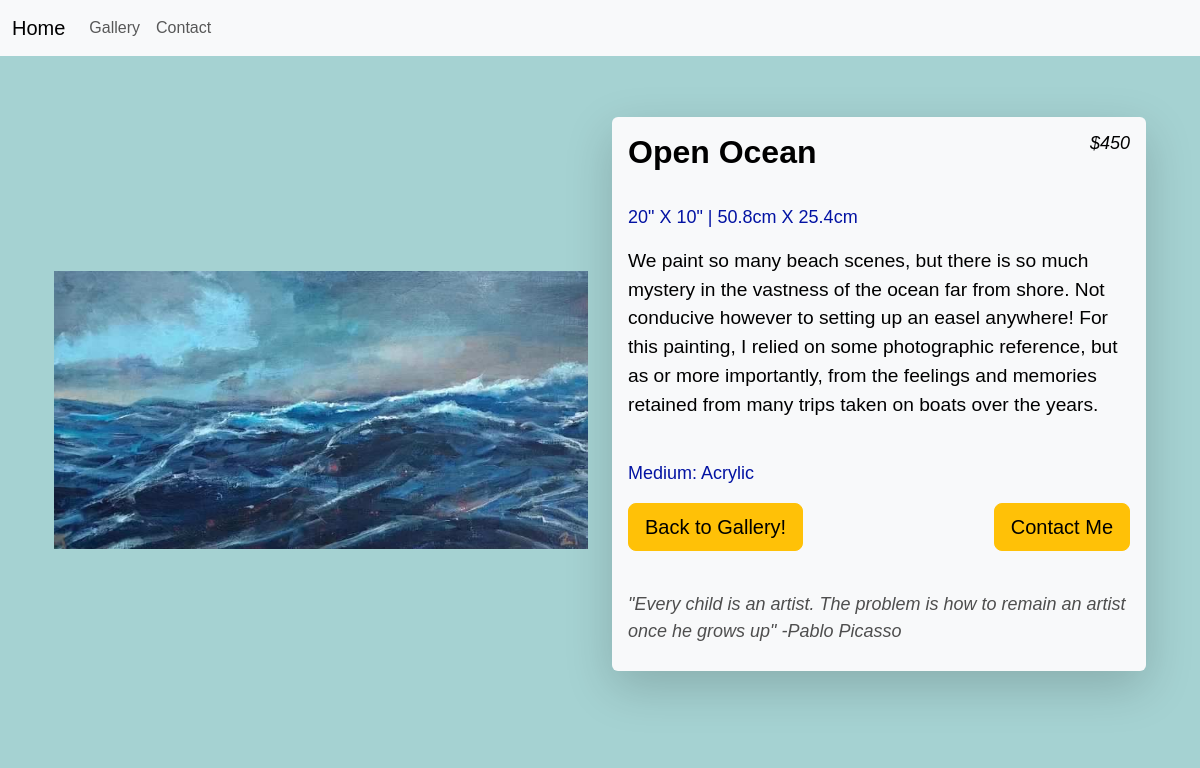
The app's page /gallery/Open Ocean/ with its own data.
### jimTheArtist/models.py (models this page shows, shortened)
class Painting(models.Model):
    title = models.CharField(max_length=100)
    description = models.TextField()
    medium = models.TextField()
    length = models.IntegerField()
    height = models.IntegerField()
    price = models.IntegerField()
    image = models.ImageField(upload_to='paintings/')

### jimTheArtist/views.py (the view)
# urls.py: path('gallery/<str:painting_name>/', views.painting, name='painting'),
def painting(request, painting_name):
    painting = get_object_or_404(Painting, title=painting_name)
    if painting.price == 0:
        painting.price = 'Sold'
    elif  painting.price < 0:
        painting.price = 'Not For Sale'
    else:
        painting.price = '${:,.0f}'.format(painting.price)
    length_cm = str(painting.length * 2.54) + 'cm'
    height_cm = str(painting.height * 2.54)  + 'cm'
    return render(request, 'painting.html', {'painting': painting,
                                             'quote': random.choice(quotes),
                                             'length_cm': length_cm,
                                             'height_cm': height_cm
                                             }
                                             )

### jimTheArtist/templates/painting.html (shortened to what this page needs)
{% extends 'base.html' %}
{% block content %}
<div class="container">
    <div class="row">
        <div class="col-md-6">
            <span class="d-block mb-3"><img class="full-screen-image w-100 painting_img" src="{{ painting.image.url }}"></span>
        </div>
        <div class="col-md-6 d-flex flex-column justify-content-center">
            <div class="shadow-lg p-3 mb-5 bg-body-tertiary rounded">
              <div class="mb-3">
                <h1 class="h2 mb-2 painting-title">{{ painting.title }} <span class="price-text h5"> {{ painting.price }}</span></h1>
                <br/>
                <p class="small size-text mb-3">{{ painting.length }}" X {{painting.height}}" | {{length_cm}} X {{height_cm}} </p>
                <p class="small painting-text">{{ painting.description }}</p>
                <br/>
                <p class="small medium-text mb-3">Medium: {{ painting.medium}} </p>
              </div>
              <div class="d-flex justify-content-between mb-3">
                <a href="{% url 'gallery' %}" class="btn btn-warning btn-lg mr-3">Back to Gallery!</a>
                <a href="{% url 'contact' %}" class="btn btn-warning btn-lg">Contact Me</a>
              </div>
              <br/>
              <p class="small mb-0 quote-text">{{ quote }}</p>
            </div>
          </div>
    </div>
</div>
{% endblock %}

### jimTheArtist/static/css/style.css (style rules this page uses)
body { background-color: rgba(141, 198, 198, 0.79); font-family:Arial, Helvetica, sans-serif; }
* { box-sizing: border-box; }

### jimTheArtist/static/css/painting.css (style rules this page uses)
.full-screen-image { height: calc(100vh - 140px); padding: 10px 0; width: auto; object-fit: scale-down; display: block; }
.col-md-6.d-flex { align-items: center; }
.price-text { font-size: 18px; font-style: italic; float: right; color: black; }
.painting-title { color: black; font-family: Arial, Helvetica, sans-serif; font-weight: bold; }
.painting-text { font-size: larger; color: black; }
.size-text { color: rgb(3, 19, 163); font-size: large; }
.medium-text { color: rgb(3, 19, 163); font-size: large; }
.quote-text { font-style: italic; color: rgb(78, 78, 78); padding-bottom: 10px; font-size: large; }

### records on screen
Painting: image (picture), title "Open Ocean", price "$450", length "20", height "10", description "We paint so many beach scenes, but there is so much mystery in the vastness of the ocean far from shore. Not conducive however to setting up an easel anywhere! For this painting, I relied on some photographic reference, but as or more importantly, from the feelings and memories retained from many trips taken on boats over the years.", medium "Acrylic"

### other values on screen
{{ length_cm }} "50.8cm"
{{ height_cm }} "25.4cm"
